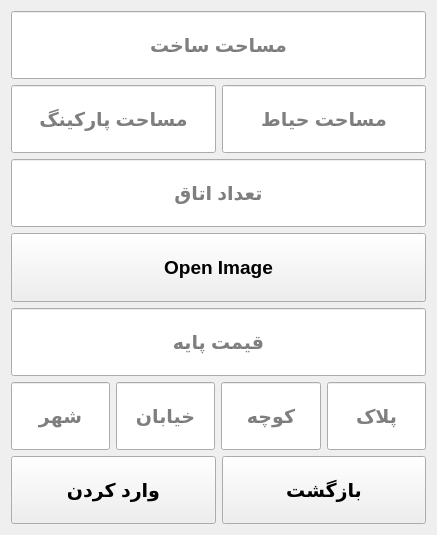
<?xml version="1.0" encoding="UTF-8"?>
<ui version="4.0">
 <class>SouthVillaForm</class>
 <widget class="QWidget" name="SouthVillaForm">
  <property name="geometry">
   <rect>
    <x>0</x>
    <y>0</y>
    <width>437</width>
    <height>535</height>
   </rect>
  </property>
  <property name="windowTitle">
   <string>Form</string>
  </property>
  <layout class="QVBoxLayout" name="verticalLayout">
   <item>
    <widget class="QLineEdit" name="BuildAreaLed">
     <property name="sizePolicy">
      <sizepolicy hsizetype="Expanding" vsizetype="Preferred">
       <horstretch>0</horstretch>
       <verstretch>0</verstretch>
      </sizepolicy>
     </property>
     <property name="font">
      <font>
       <pointsize>14</pointsize>
       <weight>75</weight>
       <bold>true</bold>
      </font>
     </property>
     <property name="alignment">
      <set>Qt::AlignCenter</set>
     </property>
     <property name="placeholderText">
      <string>مساحت ساخت</string>
     </property>
    </widget>
   </item>
   <item>
    <layout class="QHBoxLayout" name="horizontalLayout_2">
     <item>
      <widget class="QLineEdit" name="ParkingLed">
       <property name="sizePolicy">
        <sizepolicy hsizetype="Expanding" vsizetype="Preferred">
         <horstretch>0</horstretch>
         <verstretch>0</verstretch>
        </sizepolicy>
       </property>
       <property name="font">
        <font>
         <pointsize>14</pointsize>
         <weight>75</weight>
         <bold>true</bold>
        </font>
       </property>
       <property name="alignment">
        <set>Qt::AlignCenter</set>
       </property>
       <property name="placeholderText">
        <string>مساحت پارکینگ</string>
       </property>
      </widget>
     </item>
     <item>
      <widget class="QLineEdit" name="YardLed">
       <property name="sizePolicy">
        <sizepolicy hsizetype="Expanding" vsizetype="Preferred">
         <horstretch>0</horstretch>
         <verstretch>0</verstretch>
        </sizepolicy>
       </property>
       <property name="font">
        <font>
         <pointsize>14</pointsize>
         <weight>75</weight>
         <bold>true</bold>
        </font>
       </property>
       <property name="alignment">
        <set>Qt::AlignCenter</set>
       </property>
       <property name="placeholderText">
        <string>مساحت حیاط</string>
       </property>
      </widget>
     </item>
    </layout>
   </item>
   <item>
    <widget class="QLineEdit" name="RoomsLed">
     <property name="sizePolicy">
      <sizepolicy hsizetype="Expanding" vsizetype="Preferred">
       <horstretch>0</horstretch>
       <verstretch>0</verstretch>
      </sizepolicy>
     </property>
     <property name="font">
      <font>
       <pointsize>14</pointsize>
       <weight>75</weight>
       <bold>true</bold>
      </font>
     </property>
     <property name="alignment">
      <set>Qt::AlignCenter</set>
     </property>
     <property name="placeholderText">
      <string>تعداد اتاق</string>
     </property>
    </widget>
   </item>
   <item>
    <widget class="QPushButton" name="pushButton_2">
     <property name="sizePolicy">
      <sizepolicy hsizetype="Minimum" vsizetype="Preferred">
       <horstretch>0</horstretch>
       <verstretch>0</verstretch>
      </sizepolicy>
     </property>
     <property name="font">
      <font>
       <pointsize>14</pointsize>
       <weight>75</weight>
       <bold>true</bold>
      </font>
     </property>
     <property name="text">
      <string>Open Image</string>
     </property>
    </widget>
   </item>
   <item>
    <widget class="QLineEdit" name="PriceLed">
     <property name="sizePolicy">
      <sizepolicy hsizetype="Expanding" vsizetype="Preferred">
       <horstretch>0</horstretch>
       <verstretch>0</verstretch>
      </sizepolicy>
     </property>
     <property name="font">
      <font>
       <pointsize>14</pointsize>
       <weight>75</weight>
       <bold>true</bold>
      </font>
     </property>
     <property name="alignment">
      <set>Qt::AlignCenter</set>
     </property>
     <property name="placeholderText">
      <string>قیمت پایه</string>
     </property>
    </widget>
   </item>
   <item>
    <layout class="QHBoxLayout" name="horizontalLayout">
     <item>
      <widget class="QLineEdit" name="CityLed">
       <property name="sizePolicy">
        <sizepolicy hsizetype="Expanding" vsizetype="Preferred">
         <horstretch>0</horstretch>
         <verstretch>0</verstretch>
        </sizepolicy>
       </property>
       <property name="font">
        <font>
         <pointsize>14</pointsize>
         <weight>75</weight>
         <bold>true</bold>
        </font>
       </property>
       <property name="alignment">
        <set>Qt::AlignCenter</set>
       </property>
       <property name="placeholderText">
        <string>شهر</string>
       </property>
      </widget>
     </item>
     <item>
      <widget class="QLineEdit" name="streetLed">
       <property name="sizePolicy">
        <sizepolicy hsizetype="Expanding" vsizetype="Preferred">
         <horstretch>0</horstretch>
         <verstretch>0</verstretch>
        </sizepolicy>
       </property>
       <property name="font">
        <font>
         <pointsize>14</pointsize>
         <weight>75</weight>
         <bold>true</bold>
        </font>
       </property>
       <property name="alignment">
        <set>Qt::AlignCenter</set>
       </property>
       <property name="placeholderText">
        <string>خیابان</string>
       </property>
      </widget>
     </item>
     <item>
      <widget class="QLineEdit" name="AlleyLed">
       <property name="sizePolicy">
        <sizepolicy hsizetype="Expanding" vsizetype="Preferred">
         <horstretch>0</horstretch>
         <verstretch>0</verstretch>
        </sizepolicy>
       </property>
       <property name="font">
        <font>
         <pointsize>14</pointsize>
         <weight>75</weight>
         <bold>true</bold>
        </font>
       </property>
       <property name="alignment">
        <set>Qt::AlignCenter</set>
       </property>
       <property name="placeholderText">
        <string>کوچه</string>
       </property>
      </widget>
     </item>
     <item>
      <widget class="QLineEdit" name="plaqueLed">
       <property name="sizePolicy">
        <sizepolicy hsizetype="Expanding" vsizetype="Preferred">
         <horstretch>0</horstretch>
         <verstretch>0</verstretch>
        </sizepolicy>
       </property>
       <property name="font">
        <font>
         <pointsize>14</pointsize>
         <weight>75</weight>
         <bold>true</bold>
        </font>
       </property>
       <property name="alignment">
        <set>Qt::AlignCenter</set>
       </property>
       <property name="placeholderText">
        <string>پلاک</string>
       </property>
      </widget>
     </item>
    </layout>
   </item>
   <item>
    <layout class="QHBoxLayout" name="horizontalLayout_3">
     <item>
      <widget class="QPushButton" name="pushButton">
       <property name="sizePolicy">
        <sizepolicy hsizetype="Minimum" vsizetype="Preferred">
         <horstretch>0</horstretch>
         <verstretch>0</verstretch>
        </sizepolicy>
       </property>
       <property name="font">
        <font>
         <pointsize>14</pointsize>
         <weight>75</weight>
         <bold>true</bold>
        </font>
       </property>
       <property name="text">
        <string>وارد کردن</string>
       </property>
      </widget>
     </item>
     <item>
      <widget class="QPushButton" name="pushButton_3">
       <property name="sizePolicy">
        <sizepolicy hsizetype="Minimum" vsizetype="Preferred">
         <horstretch>0</horstretch>
         <verstretch>0</verstretch>
        </sizepolicy>
       </property>
       <property name="font">
        <font>
         <pointsize>14</pointsize>
         <weight>75</weight>
         <bold>true</bold>
        </font>
       </property>
       <property name="text">
        <string>بازگشت</string>
       </property>
      </widget>
     </item>
    </layout>
   </item>
  </layout>
 </widget>
 <resources/>
 <connections/>
</ui>
